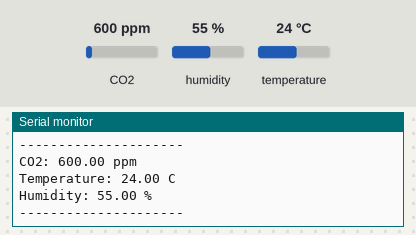
Simulated run of this sketch. Board: Arduino Uno, built with avr-gcc and run on an emulated ATmega328P. Shown: the last lines printed to the serial monitor. The test bench sets the inputs (shaded band); at power-on: CO2 600 ppm, humidity 55 %, temperature 24 °C.

Above: at 2.8 s.
2.9 s: CO2 set to 452 ppm
5.6 s: humidity set to 22 %
At 6.6 s:
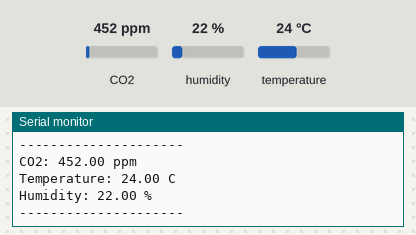
8.3 s: temperature set to 12 °C
At 11.0 s:
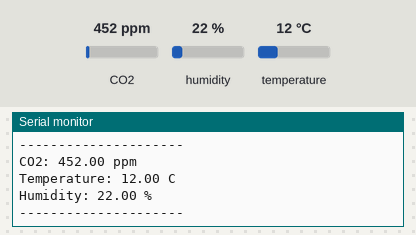

Measured:
- after the input at 5.6 s, the serial monitor: prints a new line after 0.41 s (image 1)
- after the input at 8.3 s, the serial monitor: prints a new line after 1.7 s (image 2)

The sketch:

only_SCD-30.ino
```cpp
#include <Wire.h>
#include <Adafruit_SCD30.h>

Adafruit_SCD30 scd30;

void setup() {
  Serial.begin(115200);
  while (!Serial);

  Serial.println("Initializing SCD30...");

  if (!scd30.begin()) {
    Serial.println("❌ SCD30 not found! Check wiring.");
    while (1) delay(10);
  }

  Serial.println("✅ SCD30 found!");
}

void loop() {
  if (scd30.read()) {
    Serial.print("CO2: ");
    Serial.print(scd30.CO2);
    Serial.println(" ppm");

    Serial.print("Temperature: ");
    Serial.print(scd30.temperature);
    Serial.println(" C");

    Serial.print("Humidity: ");
    Serial.print(scd30.relative_humidity);
    Serial.println(" %");

    Serial.println("---------------------");
  } else {
    Serial.println("Waiting for measurement...");
  }

  delay(2000);
}
```
